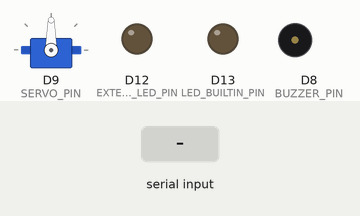
A sketch run on a simulated Arduino Uno R4 WiFi. On the bench: servo, output pins drawn as LEDs (lit = HIGH), buzzer (waves = sounding, pin HIGH). Inputs (shaded band) come from the test bench. WiFi joins after 1.5 s; servers stay silent unless stated; uploads are accepted with an empty reply; what the sketch prints to the serial monitor is not drawn.

Above: at 6.4 s.
6.5 s: "90\n" received over Serial
At 8.6 s:
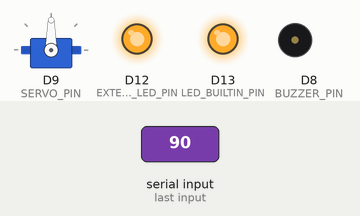
9.5 s: "SERVO:\n" received over Serial
At 10.2 s:
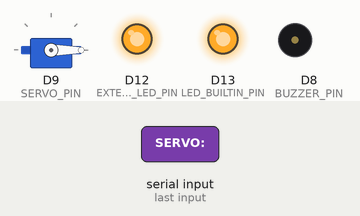
11.3 s: "30,150\n" received over Serial
At 12.0 s:
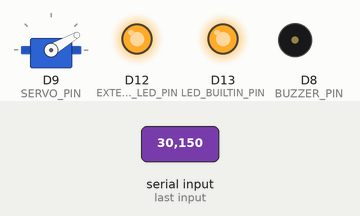
13.1 s: "0\n" received over Serial
At 14.0 s:
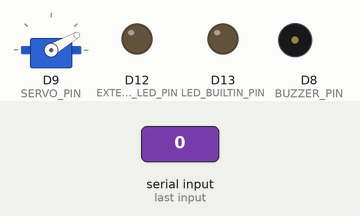
14.6 s: "90\n" received over Serial
At 15.39 s:
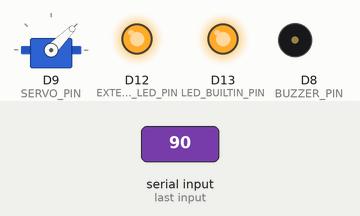
16.5 s: "SERVO:,45\n" received over Serial
At 18.0 s:
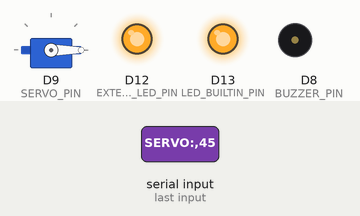
Timing chart, 0 to 19.5 s (numbered marks = the images above; inputs shaded):
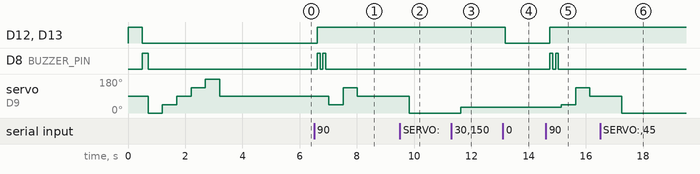

The sketch:

arduino_yolo_v11_servo.ino
```cpp
/*
  YOLOv11 Arduino Firebase Bridge with Servo Control
  รวม Servo motor สำหรับปัดขวดเข้ากับระบบ YOLOv11

  Hardware Requirements:
  - Arduino R4 WiFi
  - Servo Motor (Pin 9)
  - LED (Pin 13 - built-in)
  - Buzzer (Pin 8)
  - Optional: External LED (Pin 12)

  Communication:
  - Serial: 9600 baud
  - Commands: "90" = bottle detected, "0" = no bottle
  - Servo Commands: "SERVO:angle" (0-180)

  Author: P2P Team
  Version: 3.1 (YOLOv11 + Servo Edition)
*/

#include <WiFiS3.h>
#include <ArduinoHttpClient.h>
#include <ArduinoJson.h>
#include <Servo.h>

// ========================================
// Pin Definitions
// ========================================
const int LED_BUILTIN_PIN = 13;  // Built-in LED
const int BUZZER_PIN = 8;        // Buzzer
const int EXTERNAL_LED_PIN = 12; // External LED (optional)
const int SERVO_PIN = 9;         // Servo motor

// ========================================
// WiFi Configuration
// ========================================
const char* ssid = "YOUR_WIFI_SSID";        // เปลี่ยนเป็น WiFi ของคุณ
const char* password = "YOUR_WIFI_PASSWORD"; // เปลี่ยนเป็นรหัสผ่าน WiFi

// ========================================
// Firebase Configuration
// ========================================
const char* firebase_host = "takultoujink-default-rtdb.asia-southeast1.firebasedatabase.app";
const int firebase_port = 443;
const char* firebase_path = "/arduino_data/yolo_v11_servo_device.json";

// ========================================
// Global Variables
// ========================================
WiFiSSLClient wifi;
HttpClient client = HttpClient(wifi, firebase_host, firebase_port);
Servo bottleServo;

int bottle_count = 0;
int total_points = 0;
const int POINTS_PER_BOTTLE = 10;

bool detection_state = false;
bool last_detection_state = false;
unsigned long last_detection_time = 0;
unsigned long last_firebase_update = 0;
unsigned long last_status_print = 0;
unsigned long last_servo_action = 0;

const unsigned long DETECTION_COOLDOWN = 2000;     // 2 seconds
const unsigned long FIREBASE_UPDATE_INTERVAL = 5000;  // 5 seconds
const unsigned long STATUS_PRINT_INTERVAL = 10000;    // 10 seconds
const unsigned long SERVO_ACTION_DELAY = 1000;        // 1 second delay for servo action

// Servo positions
const int SERVO_REST_POSITION = 90;    // ตำแหน่งพัก
const int SERVO_SWEEP_POSITION = 45;   // ตำแหน่งปัดขวด
const int SERVO_RETURN_POSITION = 135; // ตำแหน่งกลับ

String inputString = "";  // สำหรับรับคำสั่ง Serial

// ========================================
// Setup Function
// ========================================
void setup() {
  // Initialize Serial
  Serial.begin(9600);
  while (!Serial) {
    delay(10);
  }

  Serial.println("🚀 YOLOv11 Arduino Firebase Bridge v3.1 (Servo Edition)");
  Serial.println("🤖 P2P (Plastic to Point) Detection System with Servo Control");
  Serial.println("===============================================================");

  // Initialize pins
  pinMode(LED_BUILTIN_PIN, OUTPUT);
  pinMode(BUZZER_PIN, OUTPUT);
  pinMode(EXTERNAL_LED_PIN, OUTPUT);

  // Initialize servo
  bottleServo.attach(SERVO_PIN);
  bottleServo.write(SERVO_REST_POSITION);
  Serial.println("🔧 Servo initialized at rest position (90°)");

  // Test hardware
  testHardware();

  // Connect to WiFi
  connectToWiFi();

  Serial.println("✅ Arduino ready for YOLOv11 commands!");
  Serial.println("📡 Waiting for Python detection signals...");
  Serial.println("Commands:");
  Serial.println("  '90' = bottle detected");
  Serial.println("  '0' = no bottle");
  Serial.println("  'SERVO:angle' = move servo to angle (0-180)");
  Serial.println("  'SWEEP' = perform bottle sweep action");
  Serial.println("  'reset' = reset counter");
  Serial.println("  'status' = show status");
  Serial.println("===============================================================");
}

// ========================================
// Main Loop
// ========================================
void loop() {
  // Check for serial commands from Python
  checkSerialCommands();

  // Update Firebase periodically
  updateFirebasePeriodically();

  // Print status periodically
  printStatusPeriodically();

  // Small delay
  delay(50);
}

// ========================================
// Serial Communication Functions
// ========================================
void checkSerialCommands() {
  if (Serial.available() > 0) {
    char c = Serial.read();
    if (c == '\n') {
      inputString.trim();
      processCommand(inputString);
      inputString = "";
    } else {
      inputString += c;
    }
  }
}

void processCommand(String command) {
  if (command == "90") {
    handleBottleDetected();
  } else if (command == "0") {
    handleNoBottle();
  } else if (command == "reset") {
    resetCounter();
  } else if (command == "status") {
    printDetailedStatus();
  } else if (command == "SWEEP") {
    performBottleSweep();
  } else if (command.startsWith("SERVO:")) {
    // Extract angle from command
    int angle = command.substring(6).toInt();
    if (angle >= 0 && angle <= 180) {
      moveServoToAngle(angle);
    } else {
      Serial.println("❌ Invalid servo angle. Use 0-180.");
    }
  } else {
    // Try to parse as direct angle (for compatibility)
    int angle = command.toInt();
    if (angle >= 0 && angle <= 180 && command.length() > 0) {
      moveServoToAngle(angle);
    } else {
      Serial.println("❓ Unknown command: " + command);
      Serial.println("💡 Available commands: 90, 0, SERVO:angle, SWEEP, reset, status");
    }
  }
}

void handleBottleDetected() {
  unsigned long current_time = millis();

  // Prevent rapid duplicate detections
  if (current_time - last_detection_time < DETECTION_COOLDOWN) {
    return;
  }

  detection_state = true;

  // Only count if this is a new detection
  if (!last_detection_state) {
    bottle_count++;
    total_points = bottle_count * POINTS_PER_BOTTLE;
    last_detection_time = current_time;

    Serial.println("🍼 Bottle detected! Count: " + String(bottle_count) + ", Points: " + String(total_points));

    // Activate indicators
    activateIndicators();

    // Perform bottle sweep action
    performBottleSweep();

    // Send to Firebase immediately
    sendToFirebase("detection");
  }

  last_detection_state = true;
}

void handleNoBottle() {
  detection_state = false;

  if (last_detection_state) {
    // Turn off indicators
    deactivateIndicators();
    Serial.println("👁️ No bottle detected");
  }

  last_detection_state = false;
}

void resetCounter() {
  bottle_count = 0;
  total_points = 0;
  detection_state = false;
  last_detection_state = false;

  deactivateIndicators();

  // Return servo to rest position
  bottleServo.write(SERVO_REST_POSITION);

  Serial.println("🔄 Counter reset! Servo returned to rest position.");
  sendToFirebase("reset");
}

// ========================================
// Servo Control Functions
// ========================================
void moveServoToAngle(int angle) {
  bottleServo.write(angle);
  Serial.println("🔧 Servo moved to: " + String(angle) + "°");

  // Update Firebase with servo position
  sendServoDataToFirebase(angle);
}

void performBottleSweep() {
  unsigned long current_time = millis();

  // Prevent too frequent servo actions
  if (current_time - last_servo_action < SERVO_ACTION_DELAY) {
    return;
  }

  Serial.println("🧹 Performing bottle sweep sequence...");

  // Sweep sequence: Rest → Sweep → Return → Rest
  bottleServo.write(SERVO_SWEEP_POSITION);
  delay(500);

  bottleServo.write(SERVO_RETURN_POSITION);
  delay(500);

  bottleServo.write(SERVO_REST_POSITION);

  Serial.println("✅ Bottle sweep completed!");
  last_servo_action = current_time;

  // Send sweep action to Firebase
  sendToFirebase("bottle_sweep");
}

void testServo() {
  Serial.println("🔧 Testing servo motor...");

  // Test sequence
  int testPositions[] = {0, 45, 90, 135, 180, 90};
  int numPositions = sizeof(testPositions) / sizeof(testPositions[0]);

  for (int i = 0; i < numPositions; i++) {
    bottleServo.write(testPositions[i]);
    Serial.println("   Servo at " + String(testPositions[i]) + "°");
    delay(500);
  }

  Serial.println("✅ Servo test completed");
}

// ========================================
// Hardware Control Functions
// ========================================
void activateIndicators() {
  // Turn on LEDs
  digitalWrite(LED_BUILTIN_PIN, HIGH);
  digitalWrite(EXTERNAL_LED_PIN, HIGH);

  // Buzzer beep pattern
  for (int i = 0; i < 2; i++) {
    digitalWrite(BUZZER_PIN, HIGH);
    delay(100);
    digitalWrite(BUZZER_PIN, LOW);
    delay(100);
  }
}

void deactivateIndicators() {
  digitalWrite(LED_BUILTIN_PIN, LOW);
  digitalWrite(EXTERNAL_LED_PIN, LOW);
  digitalWrite(BUZZER_PIN, LOW);
}

void testHardware() {
  Serial.println("🔧 Testing hardware...");

  // Test LEDs
  digitalWrite(LED_BUILTIN_PIN, HIGH);
  digitalWrite(EXTERNAL_LED_PIN, HIGH);
  delay(500);
  digitalWrite(LED_BUILTIN_PIN, LOW);
  digitalWrite(EXTERNAL_LED_PIN, LOW);

  // Test buzzer
  digitalWrite(BUZZER_PIN, HIGH);
  delay(200);
  digitalWrite(BUZZER_PIN, LOW);

  // Test servo
  testServo();

  Serial.println("✅ Hardware test completed");
}

// ========================================
// WiFi Functions
// ========================================
void connectToWiFi() {
  Serial.println("🌐 Connecting to WiFi...");
  Serial.println("SSID: " + String(ssid));

  WiFi.begin(ssid, password);

  int attempts = 0;
  while (WiFi.status() != WL_CONNECTED && attempts < 20) {
    delay(1000);
    Serial.print(".");
    attempts++;
  }

  if (WiFi.status() == WL_CONNECTED) {
    Serial.println();
    Serial.println("✅ WiFi connected!");
    Serial.println("📡 IP address: " + WiFi.localIP().toString());
    Serial.println("📶 Signal strength: " + String(WiFi.RSSI()) + " dBm");
  } else {
    Serial.println();
    Serial.println("❌ WiFi connection failed!");
    Serial.println("💡 Please check SSID and password");
  }
}

// ========================================
// Firebase Functions
// ========================================
void sendToFirebase(String action) {
  if (WiFi.status() != WL_CONNECTED) {
    Serial.println("❌ WiFi not connected, skipping Firebase update");
    return;
  }

  // Create JSON data
  StaticJsonDocument<300> doc;
  doc["bottle_count"] = bottle_count;
  doc["total_points"] = total_points;
  doc["detection_state"] = detection_state;
  doc["device"] = "arduino_yolo_v11_servo";
  doc["action"] = action;
  doc["timestamp"] = millis();
  doc["wifi_rssi"] = WiFi.RSSI();
  doc["servo_position"] = bottleServo.read();
  doc["has_servo"] = true;

  String jsonString;
  serializeJson(doc, jsonString);

  // Send HTTP PUT request
  client.beginRequest();
  client.put(firebase_path);
  client.sendHeader("Content-Type", "application/json");
  client.sendHeader("Content-Length", jsonString.length());
  client.beginBody();
  client.print(jsonString);
  client.endRequest();

  // Read response
  int statusCode = client.responseStatusCode();
  String response = client.responseBody();

  if (statusCode == 200) {
    Serial.println("✅ Firebase: Data sent (" + action + ")");
  } else {
    Serial.println("❌ Firebase error: " + String(statusCode));
  }
}

void sendServoDataToFirebase(int angle) {
  if (WiFi.status() != WL_CONNECTED) {
    return;
  }

  // Create JSON data for servo position
  StaticJsonDocument<200> doc;
  doc["servo_angle"] = angle;
  doc["device"] = "arduino_yolo_v11_servo";
  doc["action"] = "servo_move";
  doc["timestamp"] = millis();

  String jsonString;
  serializeJson(doc, jsonString);

  // Send to servo-specific path
  String servo_path = "/servo_data/yolo_v11_servo_device.json";

  client.beginRequest();
  client.put(servo_path);
  client.sendHeader("Content-Type", "application/json");
  client.sendHeader("Content-Length", jsonString.length());
  client.beginBody();
  client.print(jsonString);
  client.endRequest();

  int statusCode = client.responseStatusCode();
  if (statusCode == 200) {
    Serial.println("✅ Servo data sent to Firebase");
  }
}

void updateFirebasePeriodically() {
  unsigned long current_time = millis();

  if (current_time - last_firebase_update >= FIREBASE_UPDATE_INTERVAL) {
    sendToFirebase("periodic_update");
    last_firebase_update = current_time;
  }
}

// ========================================
// Status Functions
// ========================================
void printStatusPeriodically() {
  unsigned long current_time = millis();

  if (current_time - last_status_print >= STATUS_PRINT_INTERVAL) {
    printDetailedStatus();
    last_status_print = current_time;
  }
}

void printDetailedStatus() {
  Serial.println();
  Serial.println("===============================================================");
  Serial.println("📊 ARDUINO YOLO V11 SERVO STATUS");
  Serial.println("===============================================================");
  Serial.println("🍼 Total Bottles: " + String(bottle_count));
  Serial.println("⭐ Total Points: " + String(total_points));
  Serial.println("👁️ Detection State: " + String(detection_state ? "ACTIVE" : "INACTIVE"));
  Serial.println("🔧 Servo Position: " + String(bottleServo.read()) + "°");
  Serial.println("🌐 WiFi Status: " + String(WiFi.status() == WL_CONNECTED ? "Connected" : "Disconnected"));
  if (WiFi.status() == WL_CONNECTED) {
    Serial.println("📡 IP Address: " + WiFi.localIP().toString());
    Serial.println("📶 Signal: " + String(WiFi.RSSI()) + " dBm");
  }
  Serial.println("⏱️ Uptime: " + String(millis() / 1000) + " seconds");
  Serial.println("🔥 Firebase Host: " + String(firebase_host));
  Serial.println("===============================================================");
  Serial.println();
}

// ========================================
// Utility Functions
// ========================================
void blinkLED(int times, int delayMs) {
  for (int i = 0; i < times; i++) {
    digitalWrite(LED_BUILTIN_PIN, HIGH);
    delay(delayMs);
    digitalWrite(LED_BUILTIN_PIN, LOW);
    delay(delayMs);
  }
}
```

Measured:
- after the input at 6.5 s, D12 (EXTERNAL_LED_PIN), D13 (LED_BUILTIN_PIN): LOW → HIGH after 0.11 s; D8 (BUZZER_PIN): alternates HIGH for 0.10 s and LOW for 0.10 s, 4 changes in all, then stays LOW, starting after 0.11 s; servo on D9 (SERVO_PIN): 90° → 45° after 0.51 s, → 135° 0.50 s later, → 90° 0.50 s later
- after the input at 9.5 s, servo on D9 (SERVO_PIN): 90° → 0° after 0.32 s
- after the input at 11.3 s, servo on D9 (SERVO_PIN): 0° → 30° after 0.33 s
- after the input at 13.1 s, D12 (EXTERNAL_LED_PIN), D13 (LED_BUILTIN_PIN): HIGH → LOW after 0.09 s
- after the input at 14.6 s, D12 (EXTERNAL_LED_PIN), D13 (LED_BUILTIN_PIN): LOW → HIGH after 0.14 s; D8 (BUZZER_PIN): alternates HIGH for 0.10 s and LOW for 0.10 s, 4 changes in all, then stays LOW, starting after 0.14 s; servo on D9 (SERVO_PIN): 30° → 45° after 0.54 s, → 135° 0.50 s later, → 90° 0.50 s later
- after the input at 16.5 s, servo on D9 (SERVO_PIN): 90° → 0° after 0.75 s
